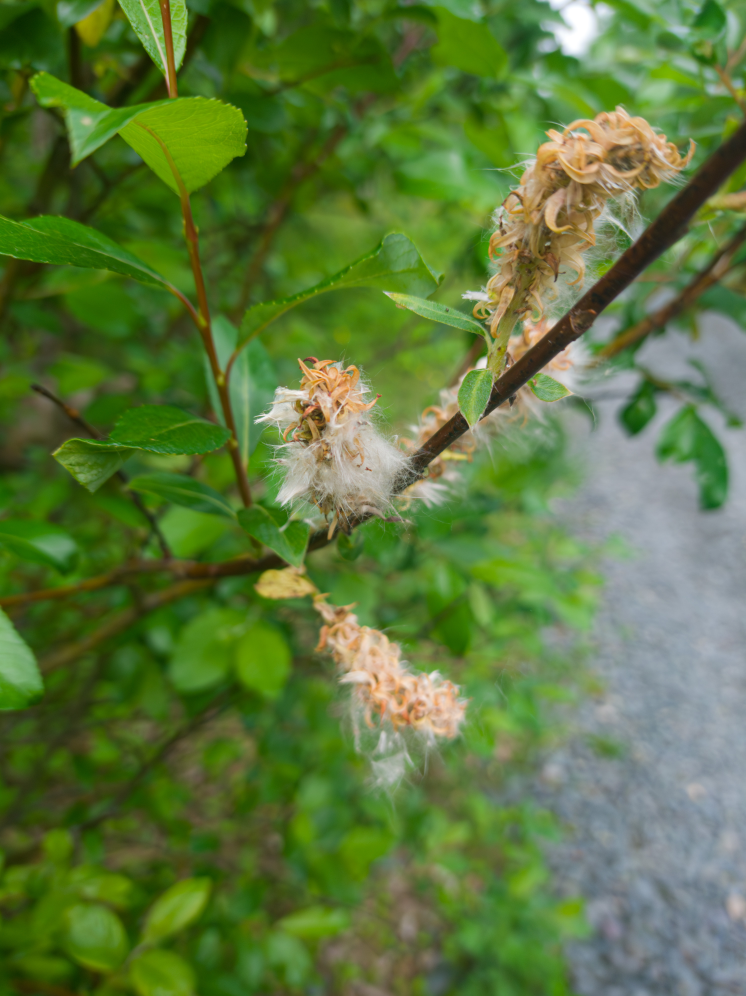
#> input picture gallery/16-49-2023-May-31.jpg, 2984 x 3984 px (shown at 1/4 size); its folder holds only this picture in this run
$ python main.py
#> lines starting #> are read from the running program, lines starting #| are printed output that depends on the picture
# Imports

from PIL import Image, ImageOps
import os
from shutil import copy, copytree, make_archive
from airium import Airium
import json
import datetime
import os.path
import json

# Default config

CONFIG = {
    "INPUT": 'gallery',
    "OUTPUT": 'web',
    "LARGE_SIZE": [1000, 1000],
    "SMALL_SIZE": [300, 300],
    "LITE_SIZE": [100,100],
    "ZIP": False,
    "LITE": False,
    "WEB":
        {
            "TITLE": '<h1 style="font-weight: 600;">Radiquum</h1><p>Photos</p>',
            "SOCIAL_IMG": 'Bento-Logo.svg',
            "SOCIAL_URL":  'https://bento.me/radiquum',
            "USE_CDN": True,
        },

    "OPENGRAPH": {
        "WEBSITE_TITLE": "Radiquum Photos",
        "WEBSITE_DESCRIPTION": "Public gallery of https://bento.me/radiquum",
        "WEBSITE_URL": "https://photos.radiquum.wah.su",
    }
}


# Config loading

config_file = 'config.json'

try:
    if os.path.isfile('config_test.json'):
        config_file = 'config_test.json'

    with open(config_file, encoding='utf-8') as config:
#> (reads config.json from the repository)
        CONFIG = json.load(config)
except FileNotFoundError:
    with open(config_file, 'w', encoding='utf-8') as config:
        config.write(json.dumps(CONFIG, indent=3))

INPUT = CONFIG.get('INPUT')
OUTPUT = CONFIG.get('OUTPUT')

# Image resizing

def add_margin(pil_img, top, right, bottom, left, color):
    width, height = pil_img.size
    new_width = width + right + left
    new_height = height + top + bottom
    result = Image.new(pil_img.mode, (new_width, new_height), color)
    result.paste(pil_img, (left, top))
    return result

def prepare_images():
    print('Finding images...')
    image_array = next(os.walk(INPUT))
    print(f'Found: {len(image_array[2])}')

    os.makedirs(f'{OUTPUT}/media/original', exist_ok=True)
    os.makedirs(f'{OUTPUT}/media/large', exist_ok=True)
    if CONFIG["WEB"].get("USE_CDN") != True:
        os.makedirs(f'{OUTPUT}/media/small', exist_ok=True)
    if  CONFIG.get("LITE") == True:
        os.makedirs(f'{OUTPUT}/lite', exist_ok=True)
    os.makedirs(f'{OUTPUT}/public', exist_ok=True)

    print('Updating images...')
    image_array_check = ['something', 'something', []]
    image_array_check = next(os.walk(f'{OUTPUT}/media/original'))
    print(f'Found New: {len(image_array[2]) - len(image_array_check[2])}')

    for count, image in enumerate(image_array[2], start=1):

        if image in image_array_check[2] or image == 'gitkeep':
            continue

        print('Processing {0:50} {1}/{2}'.format(image, count, len(image_array[2]) - len(image_array_check[2])))
        copy(f'{INPUT}/{image}', f'{OUTPUT}/media/original/{image}')

        with Image.open(f'{INPUT}/{image}') as im:
#> im is the input picture: PIL image 2984x3984 RGB; mean R, G, B 92.9, 119.8, 60.8
            image_orig = ImageOps.exif_transpose(im)
            EXIF = image_orig.getexif()

            image_orig.thumbnail(CONFIG.get('LARGE_SIZE'), Image.LANCZOS)
            image_orig.save(f'{OUTPUT}/media/large/{image}', exif=EXIF)

            if CONFIG["WEB"].get("USE_CDN") != True:
                image_orig.thumbnail(CONFIG.get('SMALL_SIZE'), Image.LANCZOS)
                image_orig.save(f'{OUTPUT}/media/small/{image}', optimize=True, quality=100)
                image_orig.thumbnail([25, 25], Image.LANCZOS)
                image_orig.save(f'{OUTPUT}/media/small/25-{image}', optimize=True, quality=80)
            image_orig.close()
            if CONFIG.get('LITE') == True:
                json_file = f'{os.path.splitext(image)[0]}.json'
                im.thumbnail(CONFIG.get('LITE_SIZE'), Image.LANCZOS)
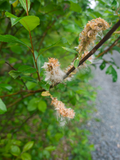
#> im: PIL image 120x160 RGB; mean R, G, B 92.9, 119.8, 60.9
                im.save(f'{OUTPUT}/lite/{os.path.splitext(image)[0]}{im.width}x{im.height}{os.path.splitext(image)[1]}', optimize=True, quality=80)
                sizes = [im.size]
#> sizes = [(120, 160)]
                if im.width < 128:
                    space = int((128 - im.width)/2)
#> space = 4
                    img = add_margin(im, 0, space, 0, space, 'black')
#> in add_margin, `result = Image.new(pil_img.mode, (new_width, new_height), color)`: result: PIL image 128x160 RGB; every value is 0
#> in add_margin, `result.paste(pil_img, (left, top))`:
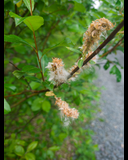
#> result: PIL image 128x160 RGB; mean R, G, B 87.1, 112.3, 57.1
                    img.save(f'{OUTPUT}/lite/{os.path.splitext(image)[0]}{img.width}x{img.height}{os.path.splitext(image)[1]}', optimize=True, quality=80)
                    sizes.append(img.size)
                with open(f'{OUTPUT}/lite/{json_file}', 'w', encoding='utf-8') as file:
                    file.write(json.dumps(sizes))

    if CONFIG.get("ZIP") == True:
        print('Creating ZIP...')
        make_archive(f'{OUTPUT}/public/{datetime.datetime.now():%Y-%m-%d}', 'zip', INPUT)

    prepare_website(sorted(image_array[2], reverse=True))
#> (the call stopped at in prepare_website, `a = Airium()`: airium is not available in this run)
    return True

# Website generation

# [33 lines left out: function image_add, not called in this run]

def prepare_website(images):  # sourcery skip: extract-method
    a = Airium()

    print('Creating website...')
    copytree('./public', f'{OUTPUT}/public', dirs_exist_ok=True)

    #generate og:image
    OPENGRAPH_IMAGE = None
    if images[0] != 'gitkeep':
        opengraph_image = Image.open(f'{OUTPUT}/media/large/{images[0]}')
        opengraph_foreground = Image.open(f"{OUTPUT}/public/favicon/android-chrome-256x256.png")
        img_w, img_h = opengraph_foreground.size
        bg_w, bg_h = opengraph_image.size
        offset = ((bg_w - img_w) // 2, (bg_h - img_h) // 2)
        opengraph_image.paste(opengraph_foreground, offset, opengraph_foreground)

        opengraph_image.save(f"{OUTPUT}/public/opengraph.png")
        opengraph_foreground.close()
        opengraph_image.close()

        OPENGRAPH_IMAGE = f'{CONFIG["OPENGRAPH"].get("WEBSITE_URL")}/public/opengraph.png'

    a('<!DOCTYPE html>')
    with a.html(lang="en"):
        with a.head():
            a.meta(charset="utf-8")
            a.meta(name="viewport", content="width=device-width")
            a.title(_t=CONFIG["OPENGRAPH"].get("WEBSITE_TITLE"))
            a.meta(name="description", content=CONFIG["OPENGRAPH"].get("WEBSITE_DESCRIPTION"))

            a.link(rel="apple-touch-icon", sizes="180x180", href="/public/favicon/apple-touch-icon.png")
            a.link(rel="icon", type="image/png", sizes="32x32", href="/public/favicon/favicon-32x32.png")
            a.link(rel="icon", type="image/png", sizes="16x16", href="/public/favicon/favicon-16x16.png")
            a.link(rel="manifest", href="/public/favicon/site.webmanifest")
            a.link(rel="mask-icon", href="/public/favicon/safari-pinned-tab.svg", color="#5bbad5")
            a.link(rel="shortcut icon", href="/public/favicon/favicon.ico")
            a.meta(name="msapplication-TileColor", content="#da532c")
            a.meta(name="msapplication-config", content="/public/favicon/browserconfig.xml")
            a.meta(name="theme-color", content="#ffffff")

            a.meta(property="og:title", content=CONFIG["OPENGRAPH"].get("WEBSITE_TITLE"))
            a.meta(property="twitter:title", content=CONFIG["OPENGRAPH"].get("WEBSITE_TITLE"))
            a.meta(property="og:type", content="website")
            a.meta(property="og:description", content=CONFIG["OPENGRAPH"].get("WEBSITE_DESCRIPTION"))
            a.meta(property="twitter:description", content=CONFIG["OPENGRAPH"].get("WEBSITE_DESCRIPTION"))
            a.meta(property="og:url", content=CONFIG["OPENGRAPH"].get("WEBSITE_URL"))
            if OPENGRAPH_IMAGE is not None:
                a.meta(property="og:image", content=OPENGRAPH_IMAGE)
                a.meta(property="twitter:image", content=OPENGRAPH_IMAGE)
            a.meta(property="twitter:card", content="summary_large_image")


            a.link(rel="stylesheet", href="public/index.css")
            if CONFIG.get('RSS') == True:
                a.link(rel="alternate", type="application/rss+xml", title=CONFIG["OPENGRAPH"].get("WEBSITE_TITLE"), href=f'{CONFIG["OPENGRAPH"].get("WEBSITE_URL")}/feed.xml')

        with a.body():
            with a.div(klass="header"):
                with a.div(klass="header-title"):
                    a(CONFIG['WEB'].get('TITLE'))
                with a.div(klass="header-links"):
                    if CONFIG['WEB'].get('SOCIAL_URL') is not None and CONFIG['WEB'].get('SOCIAL_IMG') is not None:
                        with a.a(href=CONFIG['WEB'].get('SOCIAL_URL'), klass="social"):
                            a.img(src=f"public/{CONFIG['WEB'].get('SOCIAL_IMG')}", klass="social", alt="Social Link.")
                    with a.span(id="share", klass="material-icons"):
                        a('share')
                    if os.path.isfile(f"{OUTPUT}/public/{datetime.datetime.now():%Y-%m-%d}.zip"):
                        with a.a('download', href=f"public/{datetime.datetime.now():%Y-%m-%d}.zip", klass="zip material-icons"):
                            a('folder_zip')
                    if CONFIG.get('RSS') == True:
                        with a.a(href="feed.xml", klass="material-icons"):
                            a('rss_feed')
                    if CONFIG.get('LITE') == True:
                        with a.a(href="lite/", klass="material-icons"):
                            a('data_saver_on')

        with a.div(klass="modal", id="modal"):
            with a.div(klass="modal-content blur-modal", id="modal-image-background"):
                a.img(klass="modal-image", id="modal-image", src="", alt="")
            a.div(klass="modal-background", id="modal-background")
            with a.div(klass="modal-navigation", id="modal-navigation"):
                with a.span(id="prev", klass="material-icons"):
                    a("arrow_back")
                with a.span(id="copy", klass="material-icons"):
                    a('share')
                with a.a('download', id="download", klass="material-icons", href=""):
                    a('download')
                with a.span(id="info", klass="material-icons"):
                    a("info")
                with a.span(id="close", klass="material-icons"):
                    a("close")
                with a.span(id="next", klass="material-icons"):
                    a("arrow_forward")
        idx = 0
        with a.images():
            for image in images:
                if image == 'gitkeep':
                    continue

                with Image.open(f'{OUTPUT}/media/large/{image}') as im:
                    if im.width > im.height:
                        image_add(a, image, 'horizontal', idx)
                    elif im.width == im.height :
                        image_add(a, image, 'square', idx)
                    else:
                        image_add(a, image, 'vertical', idx)
                idx += 1

        with a.div(klass="copy-popup", id="copy-popup"):
            with a.span(klass="material-icons"):
                a('check_circle')
            with a.p():
                a('link copied!')

        a.script(type='text/javascript', src='public/images.js')
        a.script(type='text/javascript', src='public/preview.js')
        a.script(type='text/javascript', src='public/copy.js')
        a.script(type='text/javascript', src='public/tags.js')
        a.script(type='text/javascript', src='https://cdn.jsdelivr.net/npm/exif-js')


    html = str(a)
    with open(f'{OUTPUT}/index.html', 'w', encoding='utf-8') as index:
        index.write(html)

    if CONFIG.get('RSS') == True:
        prepare_rss(images)

    if CONFIG.get('LITE') == True:
        prepare_lite(images)

# [88 lines left out: functions prepare_rss, image_add_lite, prepare_lite, not called in this run]

if __name__ == "__main__":
    prepare_images()
